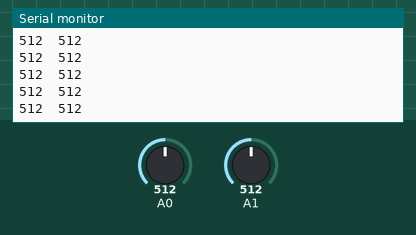
Simulated run of this sketch. Board: Arduino Uno, built with avr-gcc and run on an emulated ATmega328P. On the bench: the last lines printed to the serial monitor. The test bench sets the inputs (shaded band); at power-on: A0 = 512, A1 = 512.

Above: at 1.2 s.
1.3 s: A0 set to 716
At 1.31 s:
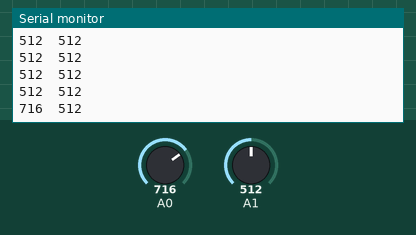
2.8 s: A1 set to 716
At 2.82 s:
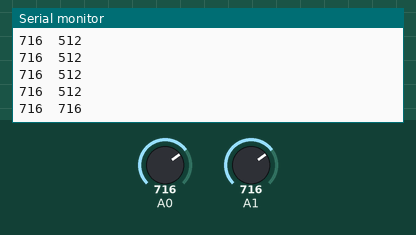
4.3 s: A0 set to 900
At 4.33 s:
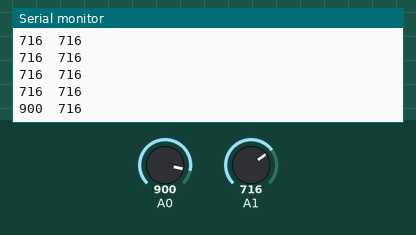
5.8 s: A1 set to 900
At 5.84 s:
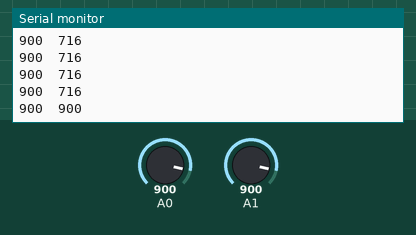
Timing chart, 0 to 8.3 s (numbered marks = the images above; inputs shaded):
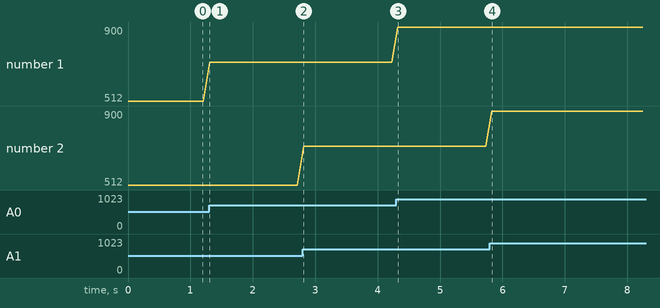

Measured:
- after the input at 1.3 s, the serial monitor: prints a new line at once (image 1)
- after the input at 2.8 s, the serial monitor: prints a new line at once (image 2)
- after the input at 4.3 s, the serial monitor: prints a new line at once (image 3)
- after the input at 5.8 s, the serial monitor: prints a new line at once (image 4)
- plotted number 1: 512 → 716 after the input at 1.3 s, 716 → 900 after the input at 4.3 s

The sketch:

ex1_read_sensors.ino
```cpp
void setup() {
  // put your setup code here, to run once:
  Serial.begin(9600);
  while(!Serial)

  pinMode(A0, INPUT);
  pinMode(A1, INPUT);
}

void loop() {
  // put your main code here, to run repeatedly:
  int darkness1 = analogRead(A0);
  int darkness2 = analogRead(A1);

  Serial.print(darkness1); Serial.print('\t');
  Serial.print(darkness2); Serial.println();

  delay(100);
}
```
